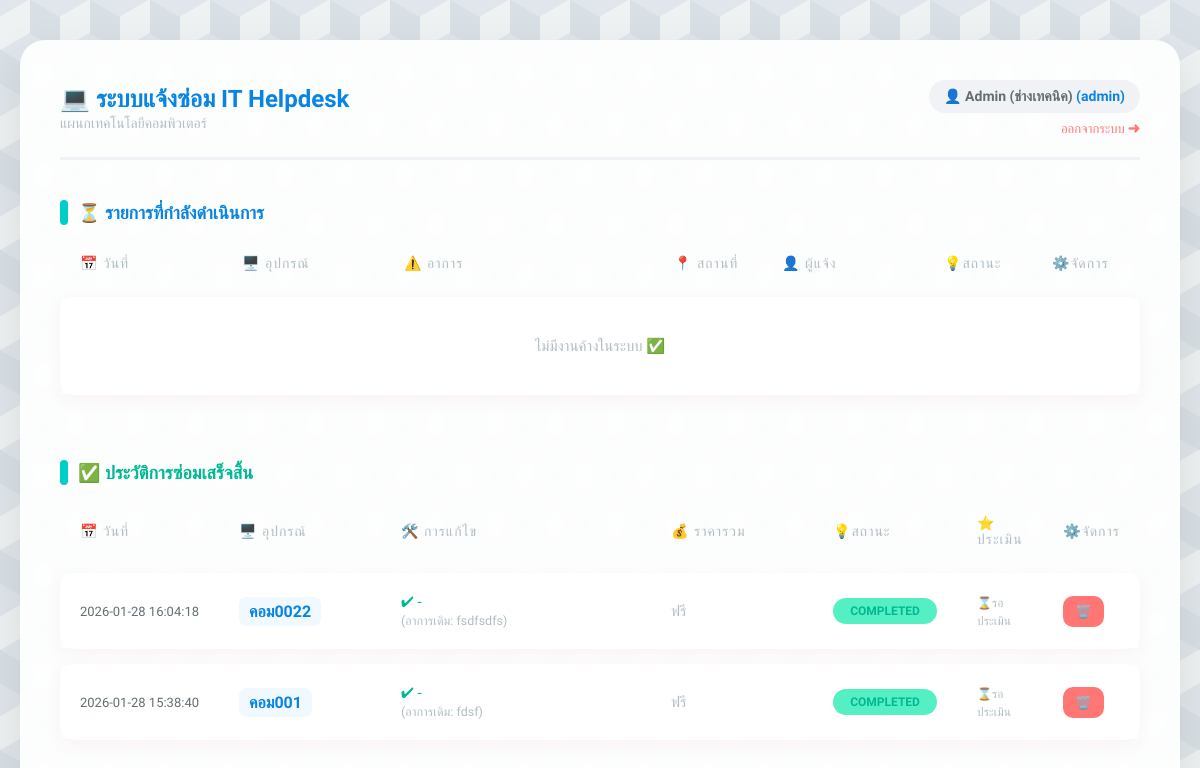
The app's page /dashboard (signed in) with its own data.
### tables this page shows
CREATE TABLE repairs (
    repair_id INTEGER PRIMARY KEY AUTOINCREMENT,
    user_id INTEGER NOT NULL,
    device_name TEXT NOT NULL,
    problem_detail TEXT NOT NULL,
    location TEXT NOT NULL,
    status TEXT DEFAULT 'Pending',
    report_date TIMESTAMP DEFAULT CURRENT_TIMESTAMP,
    technician_note TEXT,
    spare_parts TEXT,
    cost INTEGER DEFAULT 0,
    FOREIGN KEY (user_id) REFERENCES users (user_id)
);

### app.py (the view, shortened to what this page needs)
@app.route('/dashboard')
def dashboard():
    if 'user_id' not in session:
        return redirect(url_for('login'))
    conn = get_db_connection()
    if session['role'] == 'admin':
        all_repairs = conn.execute('''
            SELECT r.*, u.fullname, e.rating, e.comment
            FROM repairs r
            JOIN users u ON r.user_id = u.user_id
            LEFT JOIN evaluations e ON r.repair_id = e.repair_id
            ORDER BY r.report_date DESC
        ''').fetchall()
    conn.close()
    active_repairs = []
    completed_repairs = []
    for repair in all_repairs:
        if repair['status'] == 'Completed':
            completed_repairs.append(repair)
        else:
            active_repairs.append(repair)
    return render_template('homepage.html',
                           name=session['fullname'],
                           role=session['role'],
                           active_repairs=active_repairs,
                           completed_repairs=completed_repairs)

### app.py (called while the page is built)
def get_db_connection():
    conn = sqlite3.connect('maintenance.db')
    conn.row_factory = sqlite3.Row
    return conn

### templates/homepage.html (shortened to what this page needs)
<!DOCTYPE html>
<html lang="th">
<head>
    <link rel="stylesheet" href="{{ url_for('static', filename='style.css') }}">
</head>
<body>
<div class="container">
    <header>
        <div>
            <h1>💻 ระบบแจ้งซ่อม IT Helpdesk</h1>
            <span style="color: #b2bec3; font-size: 14px;">แผนกเทคโนโลยีคอมพิวเตอร์</span>
        </div>
        <div style="text-align: right;">
            <div class="user-badge">
                👤 {{ name }} <span style="color: #0984e3;">({{ role }})</span>
            </div>
            <a href="{{ url_for('logout') }}" style="color: #ff7675; text-decoration: none; font-size: 13px; margin-top: 8px; display: inline-block;">ออกจากระบบ ➜</a>
        </div>
    </header>
    <h2>⏳ รายการที่กำลังดำเนินการ</h2>
    <table>
        <thead>
            <tr>
                <th width="15%">📅 วันที่</th>
                <th width="15%">🖥️ อุปกรณ์</th>
                <th width="25%">⚠️ อาการ</th>
                <th width="10%">📍 สถานที่</th>
                {% if role == 'admin' %} <th width="15%">👤 ผู้แจ้ง</th> {% endif %}
                <th width="10%">💡สถานะ</th>
                <th>⚙️จัดการ</th>
            </tr>
        </thead>
        <tbody>
            {% for repair in active_repairs %}
            <tr>
                <td class="col-date">{{ repair['report_date'] }}</td>
                <td><span class="col-device">{{ repair['device_name'] }}</span></td>
                <td class="col-problem">{{ repair['problem_detail'] }}</td>
                <td class="col-location">{{ repair['location'] }}</td>
                {% if role == 'admin' %}
                    <td class="col-user">{{ repair['fullname'] }}</td>
                {% endif %}
                <td><span class="badge status-{{ repair['status'].split(' ')[0] }}">{{ repair['status'] }}</span></td>
                <td>
                    <div class="action-group">
                        {% if role == 'admin' %}
                            <a href="{{ url_for('update_repair', repair_id=repair['repair_id']) }}" class="btn btn-update">✏️แก้ไข</a>
                            <a href="{{ url_for('delete_repair', repair_id=repair['repair_id']) }}" class="btn btn-delete" onclick="return confirm('ยืนยันลบ?');">🗑️</a>
                        {% else %}
                            <a href="{{ url_for('delete_repair', repair_id=repair['repair_id']) }}" class="btn btn-delete" onclick="return confirm('ยกเลิก?');">ยกเลิก</a>
                        {% endif %}
                    </div>
                </td>
            </tr>
            {% else %}
            <tr><td colspan="7" style="text-align: center; color: #b2bec3; padding: 40px;">ไม่มีงานค้างในระบบ ✅</td></tr>
            {% endfor %}
        </tbody>
    </table>
    <h2 style="color: #00b894; margin-top: 50px;">✅ ประวัติการซ่อมเสร็จสิ้น</h2>
    <table>
        <thead>
            <tr>
                <th width="12%">📅 วันที่</th>
                <th width="15%">🖥️ อุปกรณ์</th>
                <th width="25%">🛠️ การแก้ไข</th>
                <th width="15%">💰 ราคารวม</th>
                <th width="10%">💡สถานะ</th>
                <th>⭐ ประเมิน</th>
                <th>⚙️จัดการ</th>
            </tr>
        </thead>
        <tbody>
            {% for repair in completed_repairs %}
            <tr>
                <td class="col-date">{{ repair['report_date'] }}</td>
                <td><span class="col-device">{{ repair['device_name'] }}</span></td>
                <td>
                    <div style="font-weight: 500; color: #00b894;">✔ {{ repair['technician_note'] or '-' }}</div>
                    <small style="color: #b2bec3;">(อาการเดิม: {{ repair['problem_detail'] }})</small>
                </td>
                <td>
                    {% if repair['cost'] and repair['cost'] > 0 %}
                        <div class="cost-display">฿{{ "{:,.0f}".format(repair['cost']) }}</div>
                        {% if repair['spare_parts'] %}
                            <div style="font-size: 11px; color: #b2bec3; margin-top: 4px;">{{ repair['spare_parts'] }}</div>
                        {% endif %}
                    {% else %}
                        <span style="color: #b2bec3;">ฟรี</span>
                    {% endif %}
                </td>
                <td><span class="badge status-Completed">Completed</span></td>
                <td>
                    {% if repair['rating'] %}
                        <div style="color: #fdcb6e; letter-spacing: 2px;">{{ '★' * repair['rating'] }}</div>
                    {% else %}
                        {% if role == 'user' %}
                            <a href="{{ url_for('evaluate', repair_id=repair['repair_id']) }}" class="btn btn-rate">⭐ ให้ดาว</a>
                        {% else %}
                            <span style="color: #b2bec3; font-size: 12px;">⌛รอประเมิน</span>
                        {% endif %}
                    {% endif %}
                </td>
                <td>
                    {% if role == 'admin' %}
                        <a href="{{ url_for('delete_repair', repair_id=repair['repair_id']) }}" class="btn btn-delete" onclick="return confirm('ลบประวัติ?');">🗑️</a>
                    {% endif %}
                </td>
            </tr>
            {% else %}
            <tr><td colspan="7" style="text-align: center; color: #b2bec3; padding: 40px;">ยังไม่มีประวัติการซ่อม</td></tr>
            {% endfor %}
        </tbody>
    </table>
</div>
</body>
</html>

### static/style.css (style rules this page uses)
:root { --primary-blue: #0984e3; --light-blue: #74b9ff; --teal: #00cec9; --bg-color: #dfe6e9; --text-color: #2d3436; --border-radius: 15px; }
body { font-family: 'Prompt', sans-serif; color: var(--text-color); margin: 0; padding: 40px 20px; min-height: 100vh; background-color: #eef2f3; background-image: linear-gradient(30deg, #e0e6eb 12%, transparent 12.5%, transparent 87%, #e0e6eb 87.5%, #e0e6eb), linear-gradient(150deg, #e0e6eb 12%, transparent 12.5%, transparent 87%, #e0e6eb 87.5%, #e0e6eb), linear-gradient(30deg, #e0e6eb 12%, transparent 12.5%, transparent 87%, #e0e6eb 87.5%, #e0e6eb), linear-gradient(150deg, #e0e6eb 12%, transparent 12.5%, transparent 87%, #e0e6eb 87.5%, #e0e6eb), linear-gradient(60deg, #d8e0e5 25%, transparent 25.5%, transparent 75%, #d8e0e5 75%, #d8e0e5), linear-gradient(60deg, #d8e0e5 25%, transparent 25.5%, transparent 75%, #d8e0e5 75%, #d8e0e5); background-size: 60px 100px; background-position: 0 0, 0 0, 30px 50px, 30px 50px, 0 0, 30px 50px; display: flex; justify-content: center; }
.container { width: 100%; max-width: 1200px; background: rgba(255, 255, 255, 0.9); padding: 40px; border-radius: 25px; box-shadow: 0 20px 50px rgba(0,0,0,0.1); backdrop-filter: blur(10px); }
header { display: flex; justify-content: space-between; align-items: center; padding-bottom: 20px; border-bottom: 3px solid #f1f2f6; margin-bottom: 30px; }
h1 { color: var(--primary-blue); margin: 0; display: flex; align-items: center; font-size: 24px; }
.user-badge { background: #f1f2f6; padding: 8px 15px; border-radius: 30px; font-size: 14px; color: #636e72; font-weight: 600; }
h2 { font-size: 18px; color: var(--primary-blue); margin-top: 40px; margin-bottom: 15px; display: flex; align-items: center; }
h2::before { content: ''; display: inline-block; width: 8px; height: 25px; background: var(--teal); margin-right: 10px; border-radius: 4px; }
table { width: 100%; border-collapse: separate; border-spacing: 0 15px; }
th { text-align: left; color: #b2bec3; font-weight: 500; padding: 0 20px 10px 20px; font-size: 14px; text-transform: uppercase; letter-spacing: 1px; }
tbody tr { background-color: white; box-shadow: 0 5px 15px rgba(189, 71, 71, 0.05); transition: transform 0.2s; }
td { padding: 20px; vertical-align: middle; border: none; font-size: 15px; }
td:first-child { border-top-left-radius: var(--border-radius); border-bottom-left-radius: var(--border-radius); }
td:last-child { border-top-right-radius: var(--border-radius); border-bottom-right-radius: var(--border-radius); }
.col-date { font-size: 13px; color: #636e72; white-space: nowrap; }
.col-device { font-weight: 700; color: var(--primary-blue); font-size: 16px; background: #f0f9ff; padding: 5px 10px; border-radius: 8px; display: inline-block; }
.badge { padding: 6px 12px; border-radius: 20px; font-size: 12px; font-weight: 700; text-transform: uppercase; display: inline-block; text-align: center; min-width: 80px; }
.status-Completed { background: #55efc4; color: #00b894; }
.btn { text-decoration: none; padding: 8px 12px; border-radius: 10px; font-size: 13px; font-weight: 600; transition: 0.2s; display: inline-flex; align-items: center; border: none; cursor: pointer; }
.btn-delete { background: #ff7675; color: white; }

### records on screen
repairs: report_date "2026-01-28 16:04:18", device_name "คอม0022", technician_note "-", problem_detail "fsdfsdfs", cost "ฟรี"
repairs: report_date "2026-01-28 15:38:40", device_name "คอม001", technician_note "-", problem_detail "fdsf", cost "ฟรี"

### other values on screen
{{ name }} "Admin (ช่างเทคนิค)"
{{ role }} "admin"
